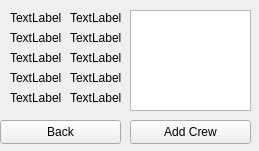
<?xml version="1.0" encoding="UTF-8"?>
<ui version="4.0">
 <class>Form</class>
 <widget class="QWidget" name="Form">
  <property name="geometry">
   <rect>
    <x>0</x>
    <y>0</y>
    <width>259</width>
    <height>151</height>
   </rect>
  </property>
  <property name="windowTitle">
   <string>Form</string>
  </property>
  <widget class="QLabel" name="label">
   <property name="geometry">
    <rect>
     <x>10</x>
     <y>10</y>
     <width>51</width>
     <height>16</height>
    </rect>
   </property>
   <property name="text">
    <string>TextLabel</string>
   </property>
  </widget>
  <widget class="QLabel" name="label_2">
   <property name="geometry">
    <rect>
     <x>10</x>
     <y>30</y>
     <width>51</width>
     <height>16</height>
    </rect>
   </property>
   <property name="text">
    <string>TextLabel</string>
   </property>
  </widget>
  <widget class="QLabel" name="label_3">
   <property name="geometry">
    <rect>
     <x>10</x>
     <y>50</y>
     <width>51</width>
     <height>16</height>
    </rect>
   </property>
   <property name="text">
    <string>TextLabel</string>
   </property>
  </widget>
  <widget class="QLabel" name="label_4">
   <property name="geometry">
    <rect>
     <x>70</x>
     <y>10</y>
     <width>51</width>
     <height>16</height>
    </rect>
   </property>
   <property name="text">
    <string>TextLabel</string>
   </property>
  </widget>
  <widget class="QLabel" name="label_5">
   <property name="geometry">
    <rect>
     <x>70</x>
     <y>30</y>
     <width>51</width>
     <height>16</height>
    </rect>
   </property>
   <property name="text">
    <string>TextLabel</string>
   </property>
  </widget>
  <widget class="QLabel" name="label_6">
   <property name="geometry">
    <rect>
     <x>70</x>
     <y>50</y>
     <width>51</width>
     <height>16</height>
    </rect>
   </property>
   <property name="text">
    <string>TextLabel</string>
   </property>
  </widget>
  <widget class="QPushButton" name="pushButton">
   <property name="geometry">
    <rect>
     <x>0</x>
     <y>120</y>
     <width>121</width>
     <height>24</height>
    </rect>
   </property>
   <property name="text">
    <string>Back</string>
   </property>
  </widget>
  <widget class="QTableView" name="tableView">
   <property name="geometry">
    <rect>
     <x>130</x>
     <y>10</y>
     <width>121</width>
     <height>101</height>
    </rect>
   </property>
  </widget>
  <widget class="QPushButton" name="pushButton_2">
   <property name="geometry">
    <rect>
     <x>130</x>
     <y>120</y>
     <width>121</width>
     <height>24</height>
    </rect>
   </property>
   <property name="text">
    <string>Add Crew</string>
   </property>
  </widget>
  <widget class="QLabel" name="label_7">
   <property name="geometry">
    <rect>
     <x>10</x>
     <y>70</y>
     <width>51</width>
     <height>16</height>
    </rect>
   </property>
   <property name="text">
    <string>TextLabel</string>
   </property>
  </widget>
  <widget class="QLabel" name="label_8">
   <property name="geometry">
    <rect>
     <x>10</x>
     <y>90</y>
     <width>51</width>
     <height>16</height>
    </rect>
   </property>
   <property name="text">
    <string>TextLabel</string>
   </property>
  </widget>
  <widget class="QLabel" name="label_9">
   <property name="geometry">
    <rect>
     <x>70</x>
     <y>70</y>
     <width>51</width>
     <height>16</height>
    </rect>
   </property>
   <property name="text">
    <string>TextLabel</string>
   </property>
  </widget>
  <widget class="QLabel" name="label_10">
   <property name="geometry">
    <rect>
     <x>70</x>
     <y>90</y>
     <width>51</width>
     <height>16</height>
    </rect>
   </property>
   <property name="text">
    <string>TextLabel</string>
   </property>
  </widget>
 </widget>
 <resources/>
 <connections/>
</ui>
